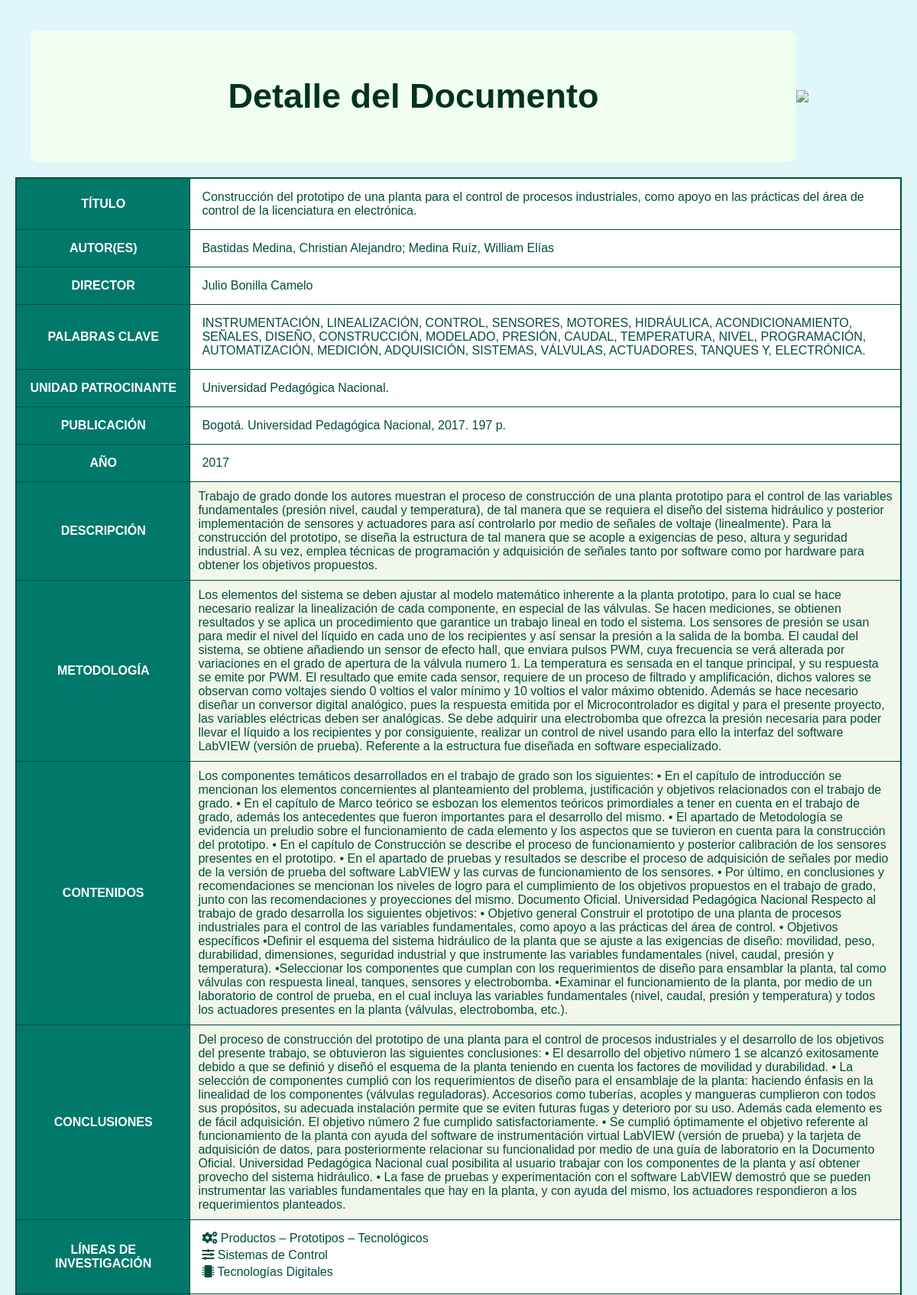
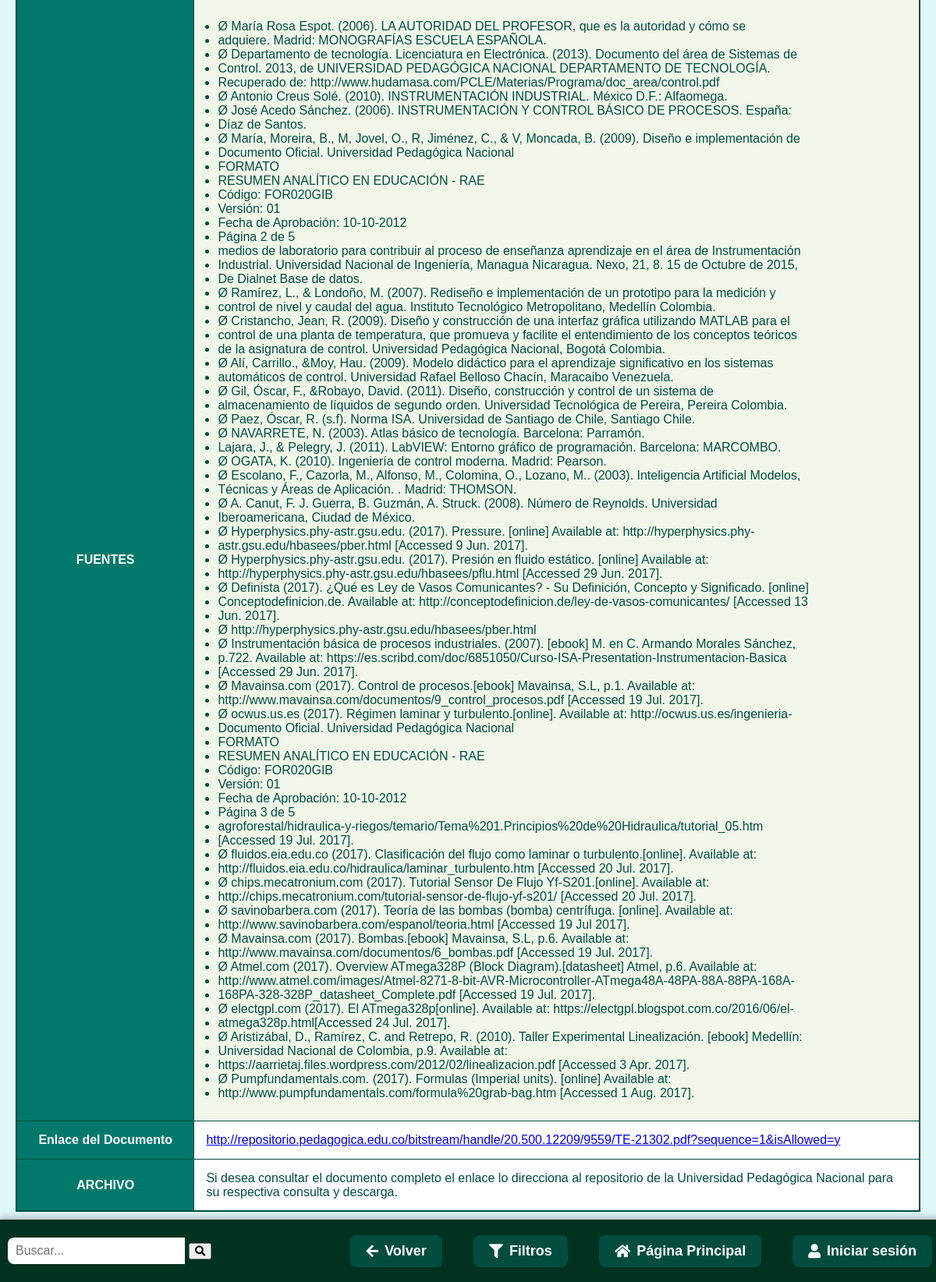
Screenshot of /documento/detalle/155/ with the database file from the repository (2 pictures, top to bottom).
### repositorio/models.py (models this page shows, shortened)
class Documento(models.Model):
    CATEGORIAS = [
        ('electronica', 'Electrónica'),
        ('diseno', 'Diseño Tecnológico'),
        ('tecnologia', 'Tecnología'),
    ]
    titulo = models.CharField(max_length=255, blank=True, null=True)
    autor = models.CharField(max_length=255, blank=True, null=True)
    director = models.CharField(max_length=255, blank=True, null=True)
    palabras_clave = models.CharField(max_length=255, blank=True, null=True)
    unidad_patrocinante = models.CharField(max_length=255, blank=True, null=True)
    publicacion = models.CharField(max_length=255, blank=True, null=True)
    descripcion = models.TextField(blank=True, null=True)
    metodologia = models.TextField(blank=True, null=True)
    contenidos = models.TextField(blank=True, null=True)
    conclusiones = models.TextField(blank=True, null=True)
    fuentes = models.TextField(blank=True, null=True)
    enlace = models.URLField(blank=True, null=True)
    archivo = models.FileField(upload_to='documentos/', max_length=255, blank=True, null=True)
    año = models.CharField(max_length=4, blank=True, null=True)
    categoria = models.CharField(max_length=50, choices=CATEGORIAS, default='electronica')
    lineas_investigacion = models.ManyToManyField(LineaInvestigacion, blank=True)

class LineaInvestigacion(models.Model):
    nombre = models.CharField(max_length=100)

### repositorio/views.py (the view)
# urls.py: path('documento/detalle/<int:pk>/', DocumentoDetailView.as_view(), name='documento_detalle'),
class DocumentoDetailView(DetailView):
    model = Documento
    template_name = 'documento_detalle.html'

### repositorio/templates/documento_detalle.html (shortened to what this page needs)
{% extends 'base.html' %}
{% load static %}
{% block content %}
<link rel="stylesheet" href="https://cdnjs.cloudflare.com/ajax/libs/font-awesome/5.15.4/css/all.min.css">
<div class="header">
  <h1 class="titulo-marca-agua">Detalle del Documento</h1>
  <img src="https://www.upn.edu.co/wp-content/uploads/2023/07/Logo-blanco-fondo-azul-UPN.jpg">
</div>
<table>
  <tr>
     <tr>
        <th>TÍTULO</th>
        <td>{{ object.titulo|default:"No disponible" }}</td>
      </tr>
      <tr>
        <th>AUTOR(ES)</th>
        <td>{{ object.autor|default:"No disponible" }}</td>
      </tr>
      <tr>
        <th>DIRECTOR</th>
        <td>{{ object.director|default:"No registrado" }}</td>
      </tr>
      <tr>
        <th>PALABRAS CLAVE</th>
        <td>{{ object.palabras_clave|default:"No disponibles" }}</td>
      </tr>
      <tr>
        <th>UNIDAD PATROCINANTE</th>
        <td>{{ object.unidad_patrocinante|default:"No disponible" }}</td>
      </tr>
      <tr>
        <th>PUBLICACIÓN</th>
        <td>{{ object.publicacion|default:"No disponible" }}</td>
      </tr>
      <tr>
          <th>AÑO</th>
          <td>{{ object.año|default:"No disponible" }}</td>
        </tr>
      <tr>
        <th>DESCRIPCIÓN</th>
        <td class="content-box">{{ object.descripcion|default:"No disponible" }}</td>
      </tr>
      <tr>
        <th>METODOLOGÍA</th>
        <td class="content-box">{{ object.metodologia|default:"No disponible" }}</td>
      </tr>
      <tr>
        <th>CONTENIDOS</th>
        <td class="content-box">{{ object.contenidos|default:"No disponible" }}</td>
      </tr>
      <tr>
        <th>CONCLUSIONES</th>
        <td class="content-box">{{ object.conclusiones|default:"No disponible" }}</td>
      </tr>
       <tr>
          <th>LÍNEAS DE INVESTIGACIÓN</th>
          <td>
            {% if object.lineas_investigacion.exists %}
              <div class="research-lines">
                  {% for linea in object.lineas_investigacion.all %}
                    <div style="margin-bottom: 4px;">
                      {% if linea.nombre == "Análisis Técnica" %}
                        <i class="fas fa-chart-line" title="{{ linea.nombre }}"></i> {{ linea.nombre }}
                      {% elif linea.nombre == "EduTech" %}
                        <i class="fas fa-laptop-code" title="{{ linea.nombre }}"></i> {{ linea.nombre }}
                      {% elif linea.nombre == "Experiencias ETIAE/MTIAE" %}
                        <i class="fas fa-users" title="{{ linea.nombre }}"></i> {{ linea.nombre }}
                      {% elif linea.nombre == "Productos – Prototipos – Tecnológicos" %}
                        <i class="fas fa-cogs" title="{{ linea.nombre }}"></i> {{ linea.nombre }}
                      {% elif linea.nombre == "Sistemas de Control" %}
                        <i class="fas fa-sliders-h" title="{{ linea.nombre }}"></i> {{ linea.nombre }}
                      {% elif linea.nombre == "Tecnologías Digitales" %}
                        <i class="fas fa-microchip" title="{{ linea.nombre }}"></i> {{ linea.nombre }}
                      {% elif linea.nombre == "Diseño de Prototipos" %}
                        <i class="fas fa-laptop-code" title="{{ linea.nombre }}"></i> {{ linea.nombre }}
                      {% elif linea.nombre == "Educación en y con tecnología" %}
                        <i class="fas fa-users" title="{{ linea.nombre }}"></i> {{ linea.nombre }}
                      {% elif linea.nombre == "Herramientas Digitales" %}
                        <i class="fas fa-sliders-h" title="{{ linea.nombre }}"></i> {{ linea.nombre }}
                      {% elif linea.nombre == "Monografías" %}
                        <i class="fas fa-microchip" title="{{ linea.nombre }}"></i> {{ linea.nombre }}
                      {% elif linea.nombre == "Propuesta Disciplinar" %}
                        <i class="fas fa-microchip" title="{{ linea.nombre }}"></i> {{ linea.nombre }}
                      {% else %}
                        <i class="fas fa-tag" title="{{ linea.nombre }}"></i> {{ linea.nombre }}
                      {% endif %}
                    </div>
                  {% endfor %}
                </div>
            {% else %}
              No clasificado
            {% endif %}
          </td>
        </tr>
      <tr>
        <th>FUENTES</th>
        <td class="content-box">
            {% if object.fuentes %}
                <ul>
                    {% for fuente in object.fuentes.splitlines %}
                        <li>{{ fuente }}</li>
                    {% endfor %}
                </ul>
            {% else %}
                No disponible
            {% endif %}
        </td>
      </tr>
       <th>Enlace del Documento</th>
       <td>
         {% if object.enlace %}
           <a href="{{ object.enlace }}" target="_blank">{{ object.enlace }}</a>
         {% else %}
           No disponible
         {% endif %}
       </td>
     </tr>
     <tr>
      <th>ARCHIVO</th>
      <td>
        {% if object.archivo %}
          Si desea consultar el documento completo el enlace lo direcciona al repositorio de la Universidad Pedagógica Nacional para su respectiva consulta y descarga.
        {% endif %}
      </td>
    </tr>
  </table>
  {% endblock %}

### repositorio/templates/base.html (style rules this page uses)
body { margin: 0; font-family: Arial, sans-serif; background-color: #e0f7fa; padding-bottom: 70px; }

### repositorio/templates/documento_detalle.html (style rules this page uses)
body { background-color: #e0f7fa; font-family: Arial, sans-serif; }
.header { display: flex; justify-content: space-between; align-items: center; padding: 20px; color: white ; }
.header h1 { margin: 0; color: #013220; font-size: 45px; }
.header img { width: 150px; height: auto; }
table { width: 100%; border: 2px solid #004d40; border-collapse: collapse; background-color: white; }
th, td { border: 1px solid #004d40; padding: 15px; text-align: left; }
th { background-color: #00796b; color: white; text-align: center; }
td { color: #004d40; word-wrap: break-word; overflow-wrap: break-word; white-space: normal; max-width: 1000px; }
td ul { list-style-type: disc; padding-left: 20px; text-align: left; display: block; }
.content-box { background-color: #f1f8e9; padding: 10px; border-radius: 5px; }
.titulo-marca-agua { position: relative; display: inline-block; color: #013220; font-size: 45px; text-align: center; padding: 60px; background-color: #f0fff0; border-radius: 10px; width: 100%; font-weight: bold; z-index: 2; }
.titulo-marca-agua::before { content: ""; position: absolute; top: 50%; left: 15%; transform: translate(-50%, -50%); background: url("https://cienciaytecnologia.upn.edu.co/wp-content/uploads/2023/04/DTE-11.png") no-repeat center; background-size: 350px 150px; width: 100%; height: 100%; opacity: 0.2; z-index: -1; }

### rows the page displays
Documento: titulo "Construcción del prototipo de una planta para el control de procesos industriales, como apoyo en las prácticas del área de control de la licenciatura en electrónica.", autor "Bastidas Medina, Christian Alejandro; Medina Ruíz, William Elías", director "Julio Bonilla Camelo", palabras_clave "INSTRUMENTACIÓN, LINEALIZACIÓN, CONTROL, SENSORES, MOTORES, HIDRÁULICA, ACONDICIONAMIENTO, SEÑALES, DISEÑO, CONSTRUCCIÓN, MODELADO, PRESIÓN, CAUDAL, TEMPERATURA, NIVEL, PROGRAMACIÓN, AUTOMATIZACIÓN, MEDICIÓN, ADQUISICIÓN, SISTEMAS, VÁLVULAS, ACTUADORES, TANQUES Y, ELECTRÓNICA.", unidad_patrocinante "Universidad Pedagógica Nacional.", publicacion "Bogotá. Universidad Pedagógica Nacional, 2017. 197 p.", año "2017", descripcion "Trabajo de grado donde los autores muestran el proceso de construcción de una planta prototipo para el control de las variables fundamentales (presión nivel, caudal y temperatura), de tal manera que se requiera el diseño del sistema hidráulico y posterior implementación de sensores y actuadores para así controlarlo por medio de señales de voltaje (linealmente). Para la construcción del prototipo, se diseña la estructura de tal manera que se acople a exigencias de peso, altura y seguridad industrial. A su vez, emplea técnicas de programación y adquisición de señales tanto por software como por hardware para obtener los objetivos propuestos.", metodologia "Los elementos del sistema se deben ajustar al modelo matemático inherente a la planta prototipo, para lo cual se hace necesario realizar la linealización de cada componente, en especial de las válvulas. Se hacen mediciones, se obtienen resultados y se aplica un procedimiento que garantice un trabajo lineal en todo el sistema. Los sensores de presión se usan para medir el nivel del líquido en cada uno de los recipientes y así sensar la presión a la salida de la bomba. El caudal del sistema, se obtiene añadiendo un sensor de efecto hall, que enviara pulsos PWM, cuya frecuencia se verá alterada por variaciones en el grado de apertura de la válvula numero 1. La temperatura es sensada en el…", contenidos "Los componentes temáticos desarrollados en el trabajo de grado son los siguientes: • En el capítulo de introducción se mencionan los elementos concernientes al planteamiento del problema, justificación y objetivos relacionados con el trabajo de grado. • En el capítulo de Marco teórico se esbozan los elementos teóricos primordiales a tener en cuenta en el trabajo de grado, además los antecedentes que fueron importantes para el desarrollo del mismo. • El apartado de Metodología se evidencia un preludio sobre el funcionamiento de cada elemento y los aspectos que se tuvieron en cuenta para la construcción del prototipo. • En el capítulo de Construcción se describe el proceso de funcionamiento y…", conclusiones "Del proceso de construcción del prototipo de una planta para el control de procesos industriales y el desarrollo de los objetivos del presente trabajo, se obtuvieron las siguientes conclusiones: • El desarrollo del objetivo número 1 se alcanzó exitosamente debido a que se definió y diseñó el esquema de la planta teniendo en cuenta los factores de movilidad y durabilidad. • La selección de componentes cumplió con los requerimientos de diseño para el ensamblaje de la planta: haciendo énfasis en la linealidad de los componentes (válvulas reguladoras). Accesorios como tuberías, acoples y mangueras cumplieron con todos sus propósitos, su adecuada instalación permite que se eviten futuras fugas y…", enlace "http://repositorio.pedagogica.edu.co/bitstream/handle/20.500.12209/9559/TE-21302.pdf?sequence=1&isAllowed=y"
LineaInvestigacion: nombre "Productos – Prototipos – Tecnológicos"
LineaInvestigacion: nombre "Sistemas de Control"
LineaInvestigacion: nombre "Tecnologías Digitales"

### other values shown
{{ fuente }} "Ø María Rosa Espot. (2006). LA AUTORIDAD DEL PROFESOR, que es la autoridad y cómo se" "adquiere. Madrid: MONOGRAFÍAS ESCUELA ESPAÑOLA." "Ø Departamento de tecnología. Licenciatura en Electrónica. (2013). Documento del área de Sistemas de" "Control. 2013, de UNIVERSIDAD PEDAGÓGICA NACIONAL DEPARTAMENTO DE TECNOLOGÍA." "Recuperado de: http://www.hudamasa.com/PCLE/Materias/Programa/doc_area/control.pdf" "Ø Antonio Creus Solé. (2010). INSTRUMENTACIÓN INDUSTRIAL. México D.F.: Alfaomega." "Ø José Acedo Sánchez. (2006). INSTRUMENTACIÓN Y CONTROL BÁSICO DE PROCESOS. España:" "Díaz de Santos." "Ø María, Moreira, B., M, Jovel, O., R, Jiménez, C., & V, Moncada, B. (2009). Diseño e implementación de" "Documento Oficial. Universidad Pedagógica Nacional" "FORMATO" "RESUMEN ANALÍTICO EN EDUCACIÓN - RAE" "Código: FOR020GIB" "Versión: 01" "Fecha de Aprobación: 10-10-2012" "Página 2 de 5" "medios de laboratorio para contribuir al proceso de enseñanza aprendizaje en el área de Instrumentación" "Industrial. Universidad Nacional de Ingeniería, Managua Nicaragua. Nexo, 21, 8. 15 de Octubre de 2015," "De Dialnet Base de datos." "Ø Ramírez, L., & Londoño, M. (2007). Rediseño e implementación de un prototipo para la medición y" "control de nivel y caudal del agua. Instituto Tecnológico Metropolitano, Medellín Colombia." "Ø Cristancho, Jean, R. (2009). Diseño y construcción de una interfaz gráfica utilizando MATLAB para el" "control de una planta de temperatura, que promueva y facilite el entendimiento de los conceptos teóricos" "de la asignatura de control. Universidad Pedagógica Nacional, Bogotá Colombia." "Ø Alí, Carrillo., &Moy, Hau. (2009). Modelo didáctico para el aprendizaje significativo en los sistemas" "automáticos de control. Universidad Rafael Belloso Chacín, Maracaibo Venezuela." "Ø Gil, Óscar, F., &Robayo, David. (2011). Diseño, construcción y control de un sistema de" "almacenamiento de líquidos de segundo orden. Universidad Tecnológica de Pereira, Pereira Colombia." "Ø Paez, Óscar, R. (s.f). Norma ISA. Universidad de Santiago de Chile, Santiago Chile." "Ø NAVARRETE, N. (2003). Atlas básico de tecnología. Barcelona: Parramón." "Lajara, J., & Pelegry, J. (2011). LabVIEW: Entorno gráfico de programación. Barcelona: MARCOMBO." "Ø OGATA, K. (2010). Ingeniería de control moderna. Madrid: Pearson." "Ø Escolano, F., Cazorla, M., Alfonso, M., Colomina, O., Lozano, M.. (2003). Inteligencia Artificial Modelos," "Técnicas y Áreas de Aplicación. . Madrid: THOMSON." "Ø A. Canut, F. J. Guerra, B. Guzmán, A. Struck. (2008). Número de Reynolds. Universidad" "Iberoamericana, Ciudad de México." "Ø Hyperphysics.phy-astr.gsu.edu. (2017). Pressure. [online] Available at: http://hyperphysics.phy-" "astr.gsu.edu/hbasees/pber.html [Accessed 9 Jun. 2017]." "Ø Hyperphysics.phy-astr.gsu.edu. (2017). Presión en fluido estático. [online] Available at:" "http://hyperphysics.phy-astr.gsu.edu/hbasees/pflu.html [Accessed 29 Jun. 2017]." "Ø Definista (2017). ¿Qué es Ley de Vasos Comunicantes? - Su Definición, Concepto y Significado. [online]" "Conceptodefinicion.de. Available at: http://conceptodefinicion.de/ley-de-vasos-comunicantes/ [Accessed 13" "Jun. 2017]." "Ø http://hyperphysics.phy-astr.gsu.edu/hbasees/pber.html" "Ø Instrumentación básica de procesos industriales. (2007). [ebook] M. en C. Armando Morales Sánchez," "p.722. Available at: https://es.scribd.com/doc/6851050/Curso-ISA-Presentation-Instrumentacion-Basica" "[Accessed 29 Jun. 2017]." "Ø Mavainsa.com (2017). Control de procesos.[ebook] Mavainsa, S.L, p.1. Available at:" "http://www.mavainsa.com/documentos/9_control_procesos.pdf [Accessed 19 Jul. 2017]." "Ø ocwus.us.es (2017). Régimen laminar y turbulento.[online]. Available at: http://ocwus.us.es/ingenieria-" "Documento Oficial. Universidad Pedagógica Nacional" "FORMATO" "RESUMEN ANALÍTICO EN EDUCACIÓN - RAE" "Código: FOR020GIB" "Versión: 01" "Fecha de Aprobación: 10-10-2012" "Página 3 de 5" "agroforestal/hidraulica-y-riegos/temario/Tema%201.Principios%20de%20Hidraulica/tutorial_05.htm" "[Accessed 19 Jul. 2017]." "Ø fluidos.eia.edu.co (2017). Clasificación del flujo como laminar o turbulento.[online]. Available at:" "http://fluidos.eia.edu.co/hidraulica/laminar_turbulento.htm [Accessed 20 Jul. 2017]." "Ø chips.mecatronium.com (2017). Tutorial Sensor De Flujo Yf-S201.[online]. Available at:" "http://chips.mecatronium.com/tutorial-sensor-de-flujo-yf-s201/ [Accessed 20 Jul. 2017]." "Ø savinobarbera.com (2017). Teoría de las bombas (bomba) centrífuga. [online]. Available at:" "http://www.savinobarbera.com/espanol/teoria.html [Accessed 19 Jul 2017]." "Ø Mavainsa.com (2017). Bombas.[ebook] Mavainsa, S.L, p.6. Available at:" "http://www.mavainsa.com/documentos/6_bombas.pdf [Accessed 19 Jul. 2017]." "Ø Atmel.com (2017). Overview ATmega328P (Block Diagram).[datasheet] Atmel, p.6. Available at:" "http://www.atmel.com/images/Atmel-8271-8-bit-AVR-Microcontroller-ATmega48A-48PA-88A-88PA-168A-" "168PA-328-328P_datasheet_Complete.pdf [Accessed 19 Jul. 2017]." "Ø electgpl.com (2017). El ATmega328p[online]. Available at: https://electgpl.blogspot.com.co/2016/06/el-" "atmega328p.html[Accessed 24 Jul. 2017]." "Ø Aristizábal, D., Ramírez, C. and Retrepo, R. (2010). Taller Experimental Linealización. [ebook] Medellín:" "Universidad Nacional de Colombia, p.9. Available at:" "https://aarrietaj.files.wordpress.com/2012/02/linealizacion.pdf [Accessed 3 Apr. 2017]." "Ø Pumpfundamentals.com. (2017). Formulas (Imperial units). [online] Available at:" "http://www.pumpfundamentals.com/formula%20grab-bag.htm [Accessed 1 Aug. 2017]."
